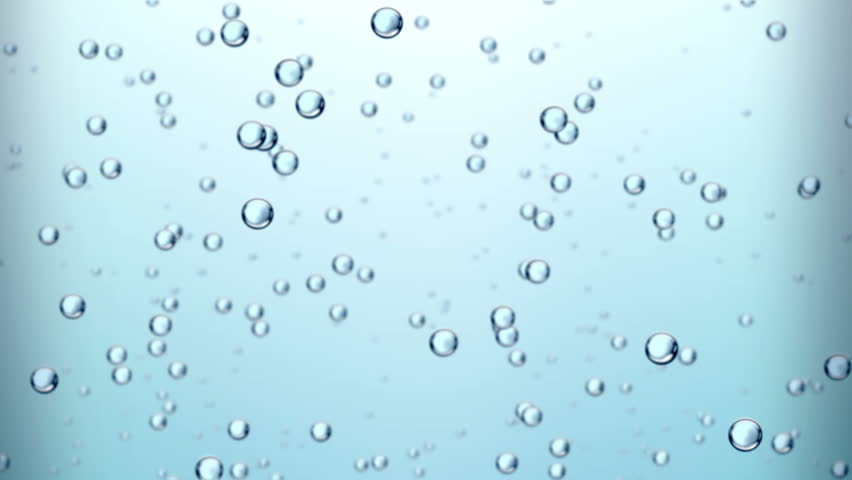
#> input picture Bubbles2.jpg, 852 x 480 px
$ python detect.py
#> lines starting #> are read from the running program, lines starting #| are printed output that depends on the picture; after the words box and inside, x2 and y2 are one past the last pixel; in counts of white or black regions, pixels touching at a corner belong together
import sys
import cv2 as cv
import numpy as np

def main(argv):

    default_file = 'Bubbles2.jpg'
    filename = argv[0] if len(argv) > 0 else default_file
    # Loads an image
    src = cv.imread(cv.samples.findFile(filename), cv.IMREAD_COLOR)
#> src is the input picture: shape (480, 852, 3); mean B, G, R 233.9, 224.4, 187.6

    # Add grayscale
    gray = cv.cvtColor(src, cv.COLOR_BGR2GRAY)
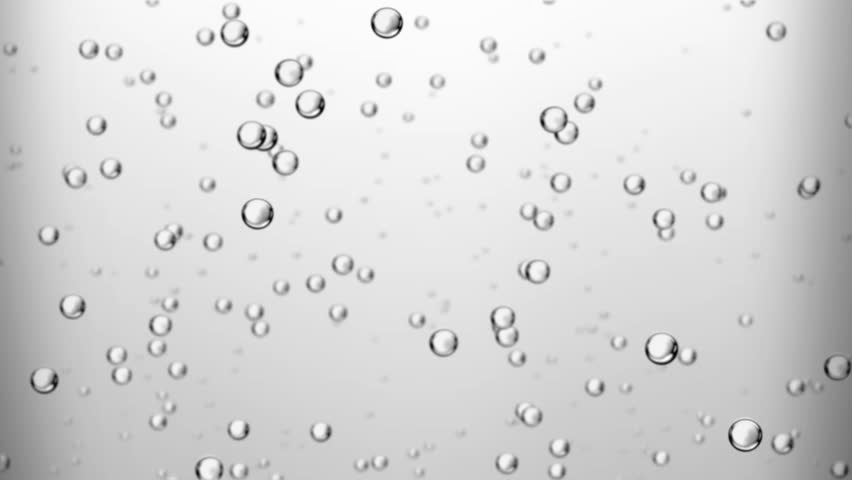
#> gray: shape (480, 852); min 5, max 255, mean 214.5
    blurred = cv.GaussianBlur(gray,(9,9),0)
    cv.imshow("Original image", blurred)

    #Find circles
    circles = cv.HoughCircles(blurred, cv.HOUGH_GRADIENT, dp = 0.9, minDist = 20,
                               param1=50, param2=20,
                               minRadius=2, maxRadius=30)
#> circles = 48 rows, first 8: [386.5, 22.5, 16.8], [256.5, 213.5, 16.3], [744.5, 434.5, 17.4], [583.5, 102.5, 10.9], [43.5, 379.5, 14.4], [442.5, 342.5, 14.9], [536.5, 271.5, 13], [204.5, 36.5, 9.1]

    bubblesCount = 0
    if circles is not None:
        circles = np.uint16(np.around(circles))
#> circles = 48 rows, first 8: [386, 22, 17], [256, 214, 16], [744, 434, 17], [584, 102, 11], [44, 380, 14], [442, 342, 15], [536, 272, 13], [204, 36, 9]
        for i in circles[0, :]:
            center = (i[0], i[1])
            #Circle center
            #cv.circle(src, center, 1, (100, 100, 100), 3)
            if center:
                bubblesCount += 1
            # circle outline
            radius = i[2]
            cv.circle(src, center, radius, (255, 0, 255), 2)
#> this loop made 48 passes
#> (center, radius) on passes 1 to 12: ((386, 22), 17), ((256, 214), 16), ((744, 434), 17), ((584, 102), 11), ((44, 380), 14), ((442, 342), 15), ((536, 272), 13), ((204, 36), 9), ((234, 32), 14), ((310, 102), 14), ((566, 132), 12), ((70, 308), 12)
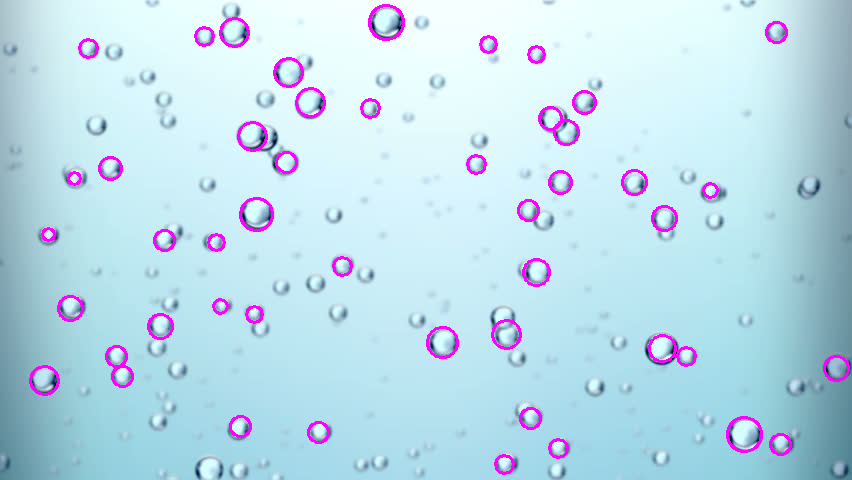
#> src: shape (480, 852, 3); 2.39% of pixels changed, all inside (x1, y1, x2, y2) = (29, 4, 850, 475)
#> after the loop, bubblesCount = 48

    imageTitle = "Detected bubbles: %d" % bubblesCount
#> imageTitle = 'Detected bubbles: 48'
    cv.imshow(imageTitle, src)
    cv.waitKey(0)

    return 0
if __name__ == "__main__":
    main(sys.argv[1:])

$ run again, with Bubbles1.jpg copied over Bubbles2.jpg
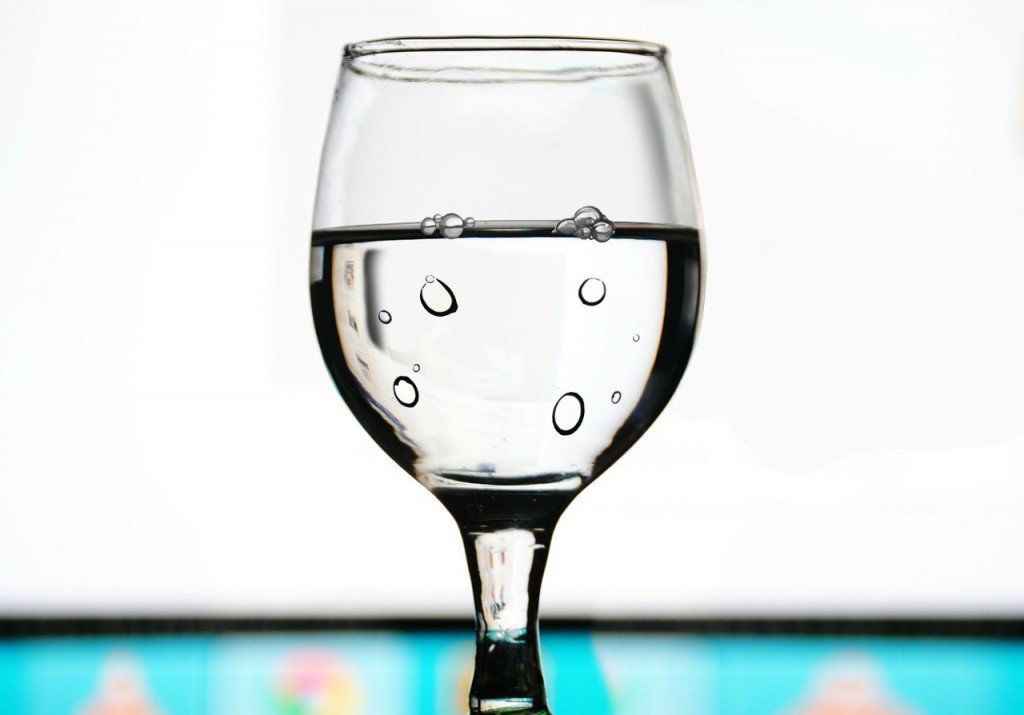
#> input picture Bubbles1.jpg, 1024 x 715 px
#> in main, src is the input picture: shape (715, 1024, 3); mean B, G, R 228.1, 227.7, 217.4
#> in main, `gray = cv.cvtColor(src, cv.COLOR_BGR2GRAY)`:
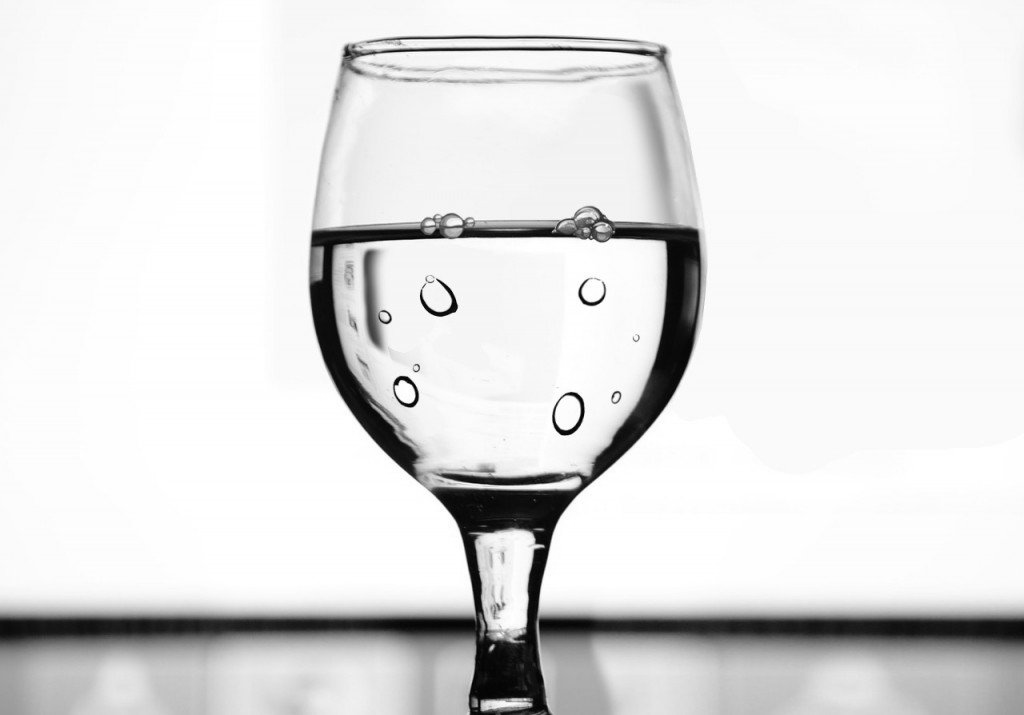
#> gray: shape (715, 1024); min 0, max 255, mean 224.6
#> in main, `circles = cv.HoughCircles(blurred, cv.HOUGH_GRADIENT, dp = 0.9, minDis..`: circles = [[591.5, 291.5, 13.8], [440.5, 295.5, 20.5], [587.5, 222.5, 17.1], [576.5, 414.5, 25.2], [450.5, 223.5, 11.4], [406.5, 389.5, 10.3], [506.5, 618.5, 20.3], [428.5, 226.5, 6.9], [616.5, 395.5, 5.5]]
#> in main, `circles = np.uint16(np.around(circles))`: circles = [[592, 292, 14], [440, 296, 20], [588, 222, 17], [576, 414, 25], [450, 224, 11], [406, 390, 10], [506, 618, 20], [428, 226, 7], [616, 396, 6]]
#> the loop in main, `for i in circles[0, :]:` made 9 passes
#> after the loop in main, `for i in circles[0, :]:`:
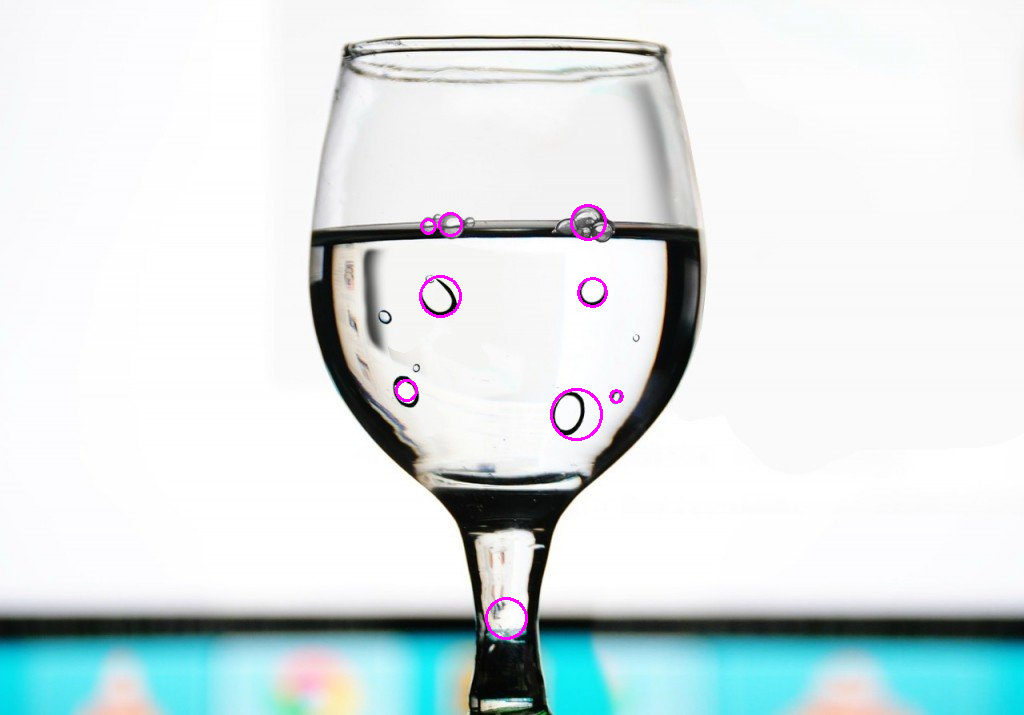
#> src: shape (715, 1024, 3); 0.34% of pixels changed, all inside (x1, y1, x2, y2) = (395, 204, 624, 640)
#> after the loop in main, `for i in circles[0, :]:`: bubblesCount = 9
#> imageTitle = 'Detected bubbles: 9'

$ run again, with Bubbles3.jpg copied over Bubbles2.jpg
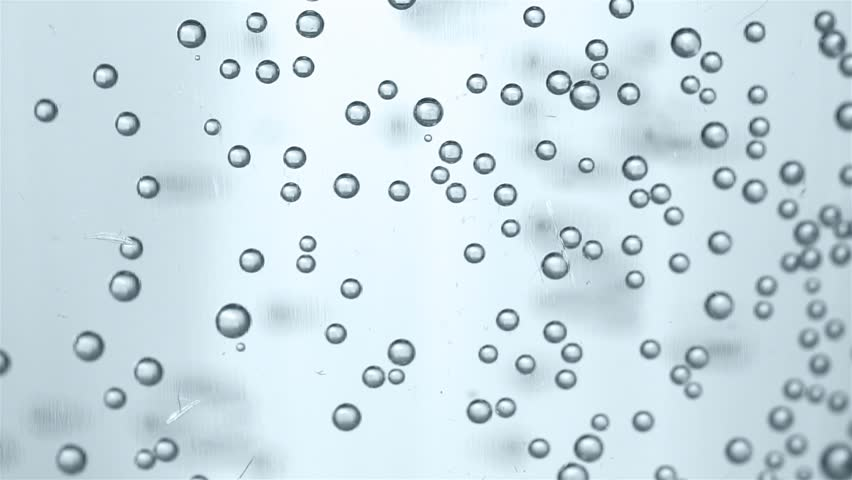
#> input picture Bubbles3.jpg, 852 x 480 px
#> in main, src is the input picture: shape (480, 852, 3); mean B, G, R 228.4, 221.3, 203.6
#> in main, `blurred = cv.GaussianBlur(gray,(9,9),0)`:
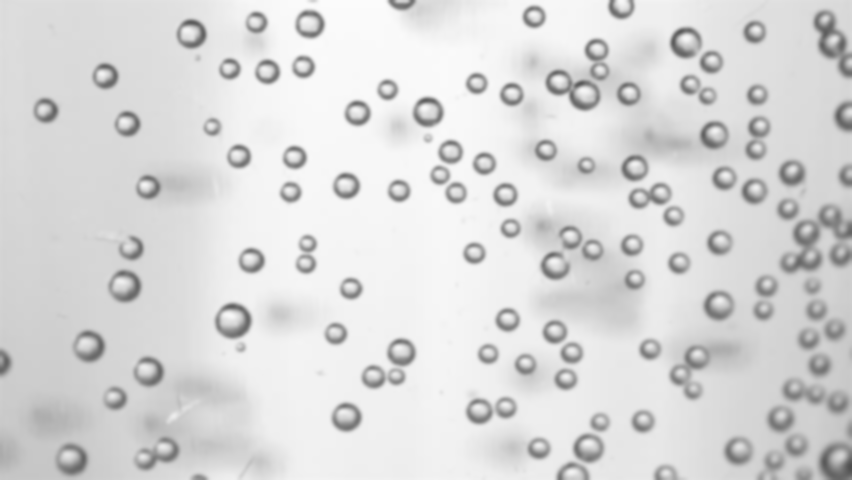
#> blurred: shape (480, 852); min 77, max 251, mean 216.8
#> in main, `circles = cv.HoughCircles(blurred, cv.HOUGH_GRADIENT, dp = 0.9, minDis..`: circles = 116 rows, first 8: [427.5, 111.5, 14.4], [88.5, 345.5, 15.2], [628.5, 93.5, 11.8], [148.5, 371.5, 14.4], [780.5, 417.5, 12.5], [584.5, 94.5, 15], [309.5, 23.5, 14.6], [738.5, 450.5, 13.4]
#> in main, `circles = np.uint16(np.around(circles))`: circles = 116 rows, first 8: [428, 112, 14], [88, 346, 15], [628, 94, 12], [148, 372, 14], [780, 418, 12], [584, 94, 15], [310, 24, 15], [738, 450, 13]
#> the loop in main, `for i in circles[0, :]:` made 116 passes
#> after the loop in main, `for i in circles[0, :]:`:
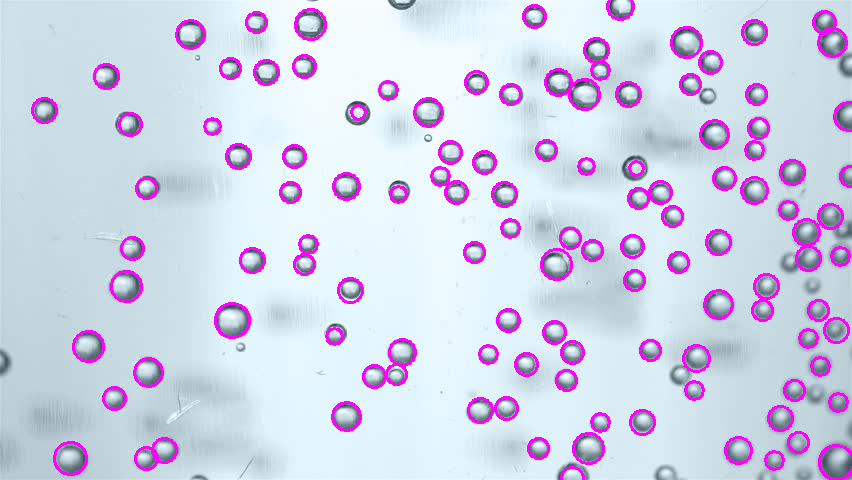
#> src: shape (480, 852, 3); 5.84% of pixels changed, all inside (x1, y1, x2, y2) = (31, 0, 852, 480)
#> after the loop in main, `for i in circles[0, :]:`: bubblesCount = 116
#> imageTitle = 'Detected bubbles: 116'
